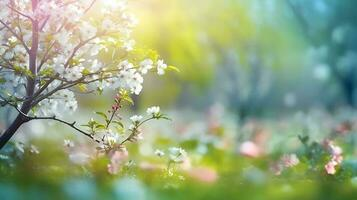
#> input picture a.jpg, 357 x 200 px
$ jupyter execute image_process_opencv2.ipynb
#> lines starting #> are read from the running program, lines starting #| are printed output that depends on the picture
[cell 1]
import cv2
import numpy as np
import sys
import os
import fnmatch
import matplotlib.pyplot as plt

[cell 2]
def resize(fname, width, height):
#> called with fname = 'a.jpg', width = 1280, height = 960
    image = cv2.imread(fname)
#> image is the input picture: shape (200, 357, 3); mean B, G, R 130.2, 167.6, 149.8
    org_height, org_width = image.shape[0:2]
#> org_height = 200; org_width = 357
    print("Height ", org_height)
#| Height  200
    print("Width ", org_width)
#| Width  357
    if org_width >= org_height:
        new_img = cv2.resize(image, (org_width,org_height))
    else:
        new_img = cv2.resize(image, (org_height,org_width))
    # cv2.imshow("Original image", image)
    # cv2.waitKey(0)

    return fname, new_img

[cell 3]
filename,  new_image = resize("a.jpg", 1280,960)
#> filename = 'a.jpg'
plt.imshow(new_image)

[cell 4]
def sharpen(image):
    kernels = np.array([[0,-1,0],[-1,5,-1],[0,-1,0]])
    new_img = cv2.filter2D(image,-1,kernels)
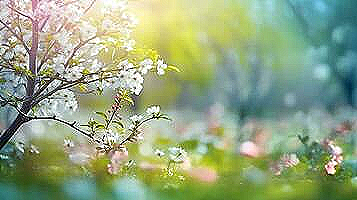
#> new_img: shape (200, 357, 3); mean B, G, R 130, 166.6, 148.8
    # cv2.imshow("sharpened", new_img)
    # cv2.waitKey(0)
    return new_img

[cell 5]
img_sharpen = sharpen(new_image)
plt.imshow(img_sharpen)

[cell 6]
def blur(image):
    kernels = [4]
    for idx, k in enumerate(kernels):
        image_bl = cv2.blur(image, ksize=(k,k))
#> this loop made 1 pass
#> pass 1, in blur, `image_bl = cv2.blur(image, ksize=(k,k))`:
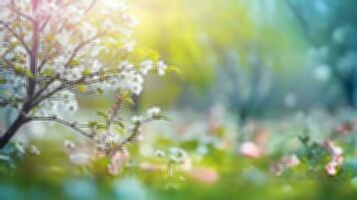
#> image_bl: shape (200, 357, 3); mean B, G, R 130.4, 166.9, 149.2
        # cv2.imshow(str(k), image_bl)
        # cv2.waitKey(0)
    return image_bl
